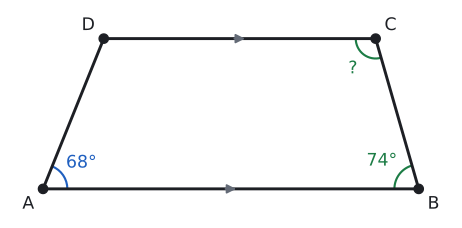

Write the Python code that produced this figure.
# Alıştırma 1: [AB] ∥ [DC], m(A) = 68°, m(B) = 74° → m(C) = 106°.
import sys; sys.path.insert(0, "tools")
from cizim import *

P = lambda x, y: np.array([float(x), float(y)])
uz = lambda U, V: round(float(np.linalg.norm(U - V)), 4)
def acisi(K, U, V):
    u, v = U - K, V - K
    return round(float(np.degrees(np.arccos(np.dot(u, v) / np.linalg.norm(u) / np.linalg.norm(v)))), 3)
def kesis(p, u, q, v):
    t = np.linalg.solve(np.array([u, -v]).T, q - p); return p + t[0] * u
def paralel_isareti(U, V, renk=SOLUK, k=0.18, f=0.5):
    M = U + f * (V - U); t = (V - U) / np.linalg.norm(V - U)
    ax.annotate("", xy=M + k * t, xytext=M - k * t, arrowprops=dict(arrowstyle="-|>", color=renk, lw=1.4, mutation_scale=14))
def cetik(U, V, n=1, renk=SOLUK, L=0.16):
    M = (U + V) / 2; t = (V - U) / np.linalg.norm(V - U); m = np.array([-t[1], t[0]])
    for i in range(n):
        c = M + (i - (n - 1) / 2) * 0.13 * t
        ax.plot(*zip(c - L * m, c + L * m), color=renk, lw=1.5)
def olcu(U, V, metin, d=0.3, renk=YAZI, fs=13):
    """[UV] parçasının ortasına, U→V yönünün soluna d kadar uzağa yazı (d < 0: sağına)."""
    M = (U + V) / 2; t = (V - U) / np.linalg.norm(V - U); m = np.array([-t[1], t[0]])
    ax.text(*(M + d * m), metin, ha="center", va="center", color=renk, fontsize=fs)
def dik_isareti(K, U, V, r=0.28):
    a_ = (U - K) / np.linalg.norm(U - K) * r; b_ = (V - K) / np.linalg.norm(V - K) * r
    ax.plot(*zip(K + a_, K + a_ + b_, K + b_), color=SOLUK, lw=1.3)

AB, H, aA, aB, BOY = 8.5, 3.4, 68, 74, 3.0
UZAK = {}

A = P(0, 0); B = P(AB, 0)
D = P(H / np.tan(np.radians(aA)), H); C = P(AB - H / np.tan(np.radians(aB)), H)
ACILAR = [(A, B, D, 0.55, "68°", MAVI), (B, C, A, 0.55, "74°", YESIL), (C, D, B, 0.45, "?", YESIL)]
print("A", acisi(A, B, D), "B", acisi(B, A, C), "C", acisi(C, B, D), "D", acisi(D, A, C), "DC", uz(D, C))

fig, ax = sekil(6, BOY)
ax.set_aspect("equal"); ax.axis("off")
ax.plot(*zip(A, B, C, D, A), color=YAZI)
paralel_isareti(A, B, f=0.5); paralel_isareti(D, C, f=0.5)
for Q in (A, B, C, D): nokta(ax, *Q, "")
ax.text(A[0] - 0.2, A[1] - 0.15, "A", ha="right", va="top")
ax.text(B[0] + 0.2, B[1] - 0.15, "B", ha="left", va="top")
ax.text(C[0] + 0.2, C[1] + 0.1, "C", ha="left", va="bottom")
ax.text(D[0] - 0.2, D[1] + 0.1, "D", ha="right", va="bottom")
for (K, U, V, r, metin, renk) in ACILAR:
    aci(ax, K, U, V, r=r, ad="", renk=renk)
    a1 = np.arctan2(*(U - K)[::-1]); a2 = np.arctan2(*(V - K)[::-1])
    u = (U - K) / np.linalg.norm(U - K) + (V - K) / np.linalg.norm(V - K); u = u / np.linalg.norm(u)
    ax.text(*(K + UZAK.get(metin, 1.9) * r * u), metin, ha="center", va="center", color=renk, fontsize=13)
x0 = min(A[0], D[0]); x1 = max(B[0], C[0])
ax.set_xlim(x0 - 0.8, x1 + 0.8); ax.set_ylim(-0.7, H + 0.7)
kaydet(fig, __file__)
